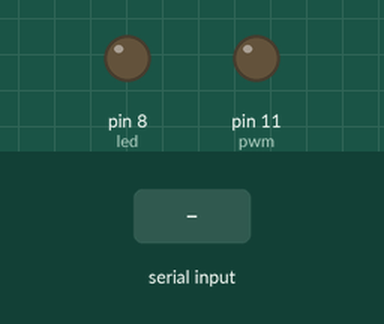
A sketch run on a simulated Arduino Uno, built with avr-gcc and run on an emulated ATmega328P. On the bench: output pins drawn as LEDs (lit = HIGH). Inputs (shaded band) come from the test bench.

Above: at 1.2 s.
1.3 s: "t" received over Serial
At 3.5 s:
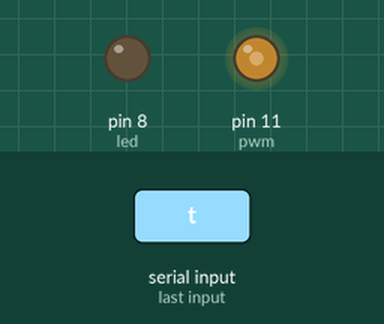
3.8 s: "1" received over Serial
At 5.6 s:
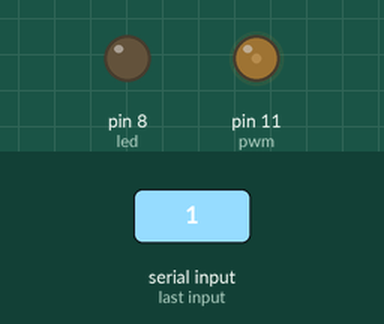
Timing chart, 0 to 7.1 s (numbered marks = the images above; inputs shaded):
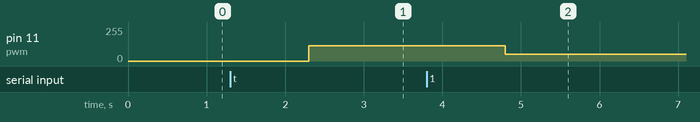

Measured:
- after the input at 1.3 s, pin 11 (pwm): 0/255 → 116/255 after 1.0 s
- after the input at 3.8 s, pin 11 (pwm): 116/255 → 49/255 after 1.0 s

The sketch:

C_Sharp_to_Arduino__Arduino_.ino
```cpp
int led=8;
int pwm=11;
byte data[4];
void setup() {
  // put your setup code here, to run once:
 Serial.begin(9600);
 pinMode(led,OUTPUT);
 pinMode(pwm,OUTPUT);

}

void loop() {
  // put your main code here, to run repeatedly:
if(Serial.available()>0){
  Serial.readBytes(data,4);
  if(data[1]=='t'){
    digitalWrite(led,HIGH);
    }
  else if(data[1]=='f'){
    digitalWrite(led,LOW);
    }
  else{
  int val=int((unsigned char)(data[0])<<24|(unsigned char)(data[1])<<16|(unsigned char)(data[2])<<8|(unsigned char)(data[0]));
  analogWrite(pwm,val);
  Serial.flush();
  }
}}
```
